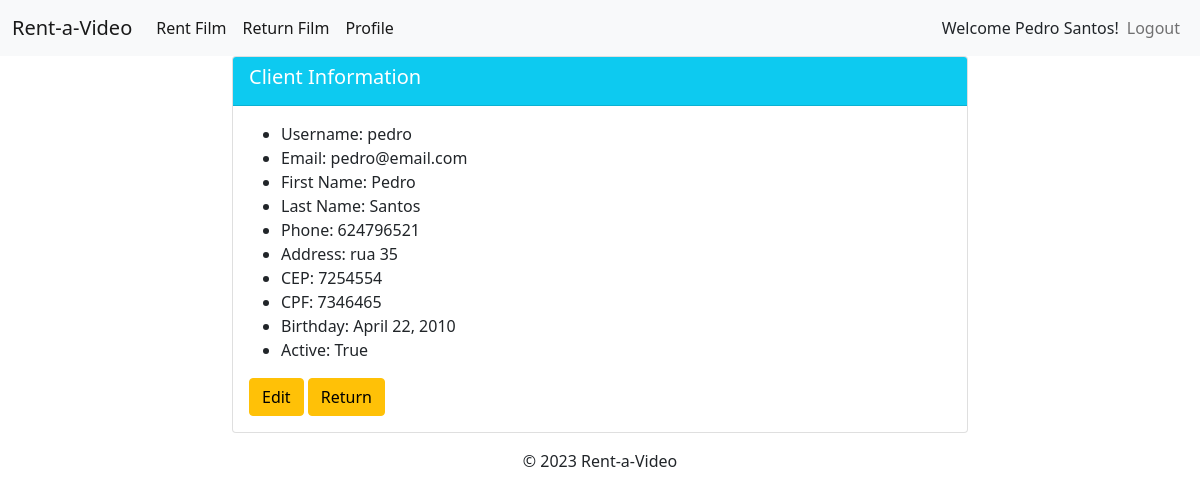
Page /clients/5/ (signed in) on the committed database.
### clients/models.py (models this page shows, shortened)
class Client(models.Model):
    user = models.OneToOneField(User, on_delete=models.CASCADE, unique=True, related_name='client_user')
    cep = models.CharField(max_length=100)
    address = models.CharField(max_length=150)
    cpf = models.CharField(unique=True, max_length=100)
    phone = models.CharField(max_length=100)
    birth = models.DateField()

### clients/views.py (the view)
# urls.py: path('<int:pk>/', ClientDetailView.as_view(), name='client_detail'),
class ClientDetailView(LoginRequiredMixin, DetailView):
    model = Client
    template_name = 'clients/detail.html'
    context_object_name = 'client'

### www/templates/clients/detail.html (shortened to what this page needs)
{% extends 'base/base.html' %}
{% block body %}
    <div class="container">
    <div class="row">
        <div class="col-md-8 offset-md-2">
            <div class="card">
                <div class="card-header text-white bg-info">
                    <div class="card-title">
                        <h5>Client Information</h5>
                    </div>
                </div>
                <div class="card-body">
                    <ul>
                        <li>Username: {{ user.username }}</li>
                        <li>Email: {{ user.email }}</li>
                        <li>First Name: {{ user.first_name }}</li>
                        <li>Last Name: {{ user.last_name }}</li>
                        <li>Phone: {{ client.phone }}</li>
                        <li>Address: {{ client.address }}</li>
                        <li>CEP: {{ client.cep }}</li>
                        <li>CPF: {{ client.cpf }}</li>
                        <li>Birthday: {{ client.birth }}</li>
                        <li>Active: {{ user.is_active }}</li>
                    </ul>
                        <a class="btn btn-warning" href="{% url 'clients:client_update' user.client_user.id %}">Edit</a>
                        <a class="btn btn-warning" href="{% url 'films:index' %}">Return</a>
                </div>
            </div>
        </div>
    </div>
</div>
{% endblock %}

### www/templates/base/base.html (shortened to what this page needs)
{% load static %}
<!DOCTYPE html>
<html lang="en">
<head>
    <link rel="stylesheet" href="{% static 'static/style.css' %}">
    <link rel="stylesheet" href="https://cdn.jsdelivr.net/npm/bootstrap@5.0.2/dist/css/bootstrap.min.css">
    <link href="https://cdn.jsdelivr.net/npm/bootstrap@5.0.2/dist/css/bootstrap.min.css" rel="stylesheet">
</head>
<body>
    <nav class="navbar navbar-expand-lg navbar-light bg-light">
        <div class="container-fluid">
            {% if user.is_authenticated %}
                <a class="navbar-brand" href="{% url 'films:index' %}">Rent-a-Video</a>
                <div class="collapse navbar-collapse" id="navbarNav">
                    <ul class="navbar-nav">
                        <li class="nav-item">
                            <a class="nav-link active" aria-current="page" href="#">Rent Film</a>
                        </li>
                        <li class="nav-item">
                            <a class="nav-link active" aria-current="page" href="{% url 'films:rentals_by_client' %}">Return Film</a>
                        </li>
                        <li class="nav-item">
                            <a class="nav-link active" aria-current="page" href="{% url 'clients:client_detail' user.client_user.id %}">Profile</a>
                        </li>
                    </ul>
                </div>
                <div class="navbar-nav pr-5">
                    <span aria-current="page" class="navbar-text text-dark">
                        Welcome {{ user.get_full_name }}!
                    </span>
                    <a class="nav-item nav-link" href="{% url 'logout' %}">Logout</a>
                </div>
            {% else %}
                <a class="navbar-brand" href="{% url 'films:index' %}">Rent-a-Video</a>
                <div class="navbar-nav pr-5">
                    <a class="nav-item nav-link" href="{% url 'clients:login' %}">Login</a>
                </div>
            {% endif %}
        </div>
    </nav>
    {% block body %}{% endblock body %}
</body>
<footer>
  <div class="container-fluid text-center py-3">
    &copy; 2023 Rent-a-Video
  </div>
</footer>
</html>

### rows in the picture
Client: phone "624796521", address "rua 35", cep "7254554", cpf "7346465", birth "April 22, 2010"

### other values in the picture
{{ user.get_full_name }} "Pedro Santos"
{{ user.username }} "pedro"
{{ user.email }} "pedro@email.com"
{{ user.first_name }} "Pedro"
{{ user.last_name }} "Santos"
{{ user.is_active }} "True"
